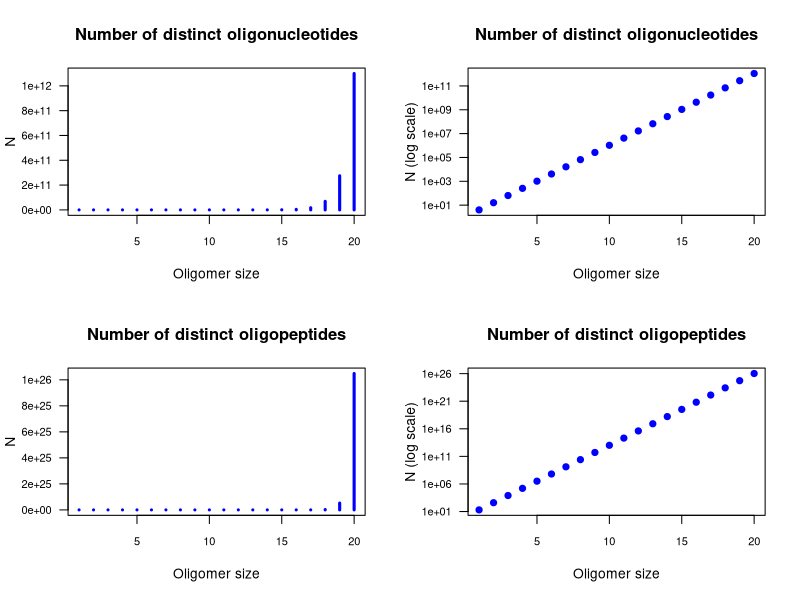
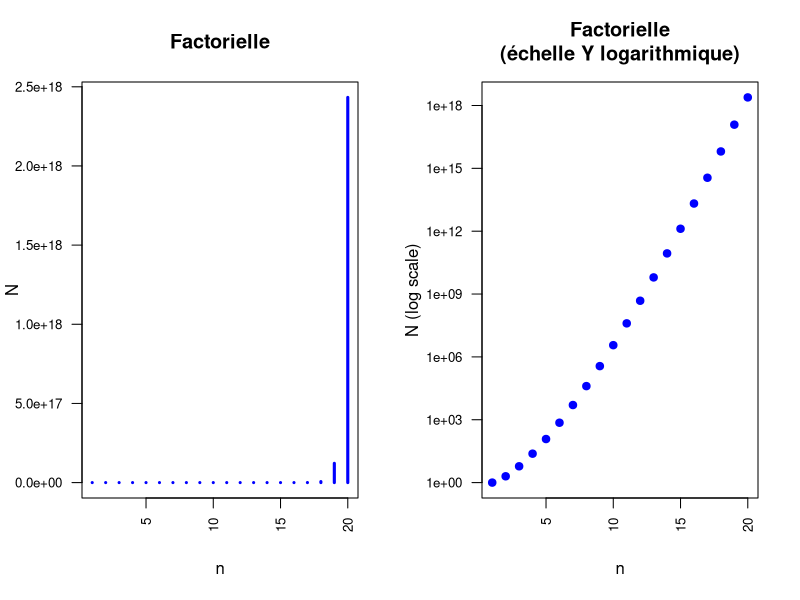

Write R code to recreate these figures, in order.
## ---- chunk 1
library(knitr)
options(width = 300)
knitr::opts_chunk$set(
  fig.width = 7, fig.height = 5, 
  fig.path = 'figures/02_combinatoire_',
  fig.align = "center", 
  size = "tiny", 
  echo = FALSE, eval = TRUE, 
  warning = FALSE, message = FALSE, 
  results = TRUE, comment = "")
# knitr::asis_output("\\footnotesize")

## Library used to draw flow charts
library(DiagrammeR)

## ---- chunk 2
x <- 1:20 ## Oligomer size

par.ori <- par(no.readonly = TRUE)
par(mfrow = c(2,2))
n <- 4 ## Number of distinct residues
N <- n^x
plot(x, N, 
     main = "Number of distinct oligonucleotides",
     xlab = "Oligomer size",
     ylab = "N",
     las = 1, cex.axis = 0.8,
     type = "h", lwd = 3, col = "blue"
)
plot(x, N, 
     main = "Number of distinct oligonucleotides",
     xlab = "Oligomer size",
     ylab = "N (log scale)",
     las = 1, cex.axis = 0.8,
     log = "y",
     type = "p", pch = 19, col = "blue"
     )

## Oliopeptides
n <- 20 ## Number of distinct residues
N <- n^x
plot(x, N, 
     main = "Number of distinct oligopeptides",
     xlab = "Oligomer size",
     ylab = "N",
     las = 1, cex.axis = 0.8,
     type = "h", lwd = 3, col = "blue"
)
plot(x, N, 
     main = "Number of distinct oligopeptides",
     xlab = "Oligomer size",
     ylab = "N (log scale)",
     las = 1, cex.axis = 0.8,
     log = "y",
     type = "p", pch = 19, col = "blue"
)

par(par.ori) ## restore default parameters
## ---- chunk 3
n <- 1:20
N <- factorial(n)
# plot(n,N, log = "y")

par.ori <- par(no.readonly = TRUE)
par(mfrow = c(1,2))
plot(n, N, 
     main = "Factorielle",
     xlab = "n",
     ylab = "N",
     las = 2, cex.axis = 0.8,
     type = "h", lwd = 3, col = "blue"
)
plot(n, N, 
     main = "Factorielle\n(échelle Y logarithmique)",
     xlab = "n",
     ylab = "N (log scale)",
     las = 2, cex.axis = 0.8,
     log = "y",
     type = "p", pch = 19, col = "blue"
     )
par(par.ori)
## ---- chunk 4

grViz("
digraph combinatorics_flowchart {
  node [shape = diamond, fontname = Helvetica ]
  node [fontcolor = 'orange']
  A [label = 'remise ?']; 
  B [label = 'ordonné ?'];
  D [label = 'ordonné ?']  
  G [label = 'sélection\nexhaustive ?']

  node [shape = 'rectangle', fontcolor = 'black']
  C [label = 'suite\ngéométrique'];
  E [label = 'arrangement']
  F [label = 'combinaison']
  H [label = 'factorielle']

  edge [arrowhead  = 'normal', color = '#00BB00', fontcolor = '#00BB00', label = 'oui']
  A -> B
  B -> C
  D -> G
  G -> H

  edge [arrowhead  = 'normal', color = '#BB0000', fontcolor = '#BB0000', label = 'non']
  A -> D
  D -> F
  G -> E

}
")

## ---- chunk 5
aa.table <- read.delim("amino_acid_table.tsv", sep = "\t")
# kable(aa.table, caption = "Symboles des acides aminés et codons")

aa <- sort(as.vector(aa.table$Symbol))
aa <- aa[aa %in% LETTERS]

cat(sort(rep(aa, times=3)), sep = "")
## ---- chunk 6
cat(sample(rep(aa, times = 3)), sep = "")
cat(sample(rep(aa, times = 3)), sep = "")
cat(sample(rep(aa, times = 3)), sep = "")
